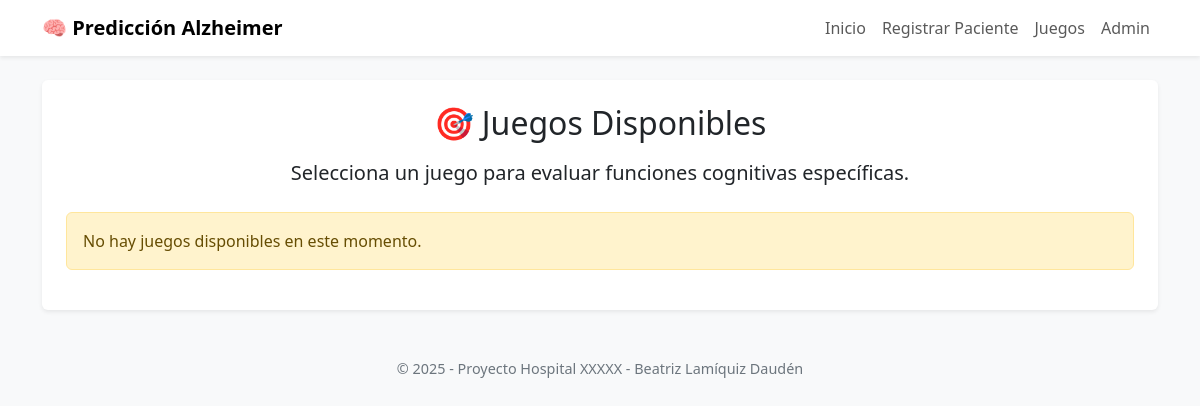
The app's page /games/, older data.
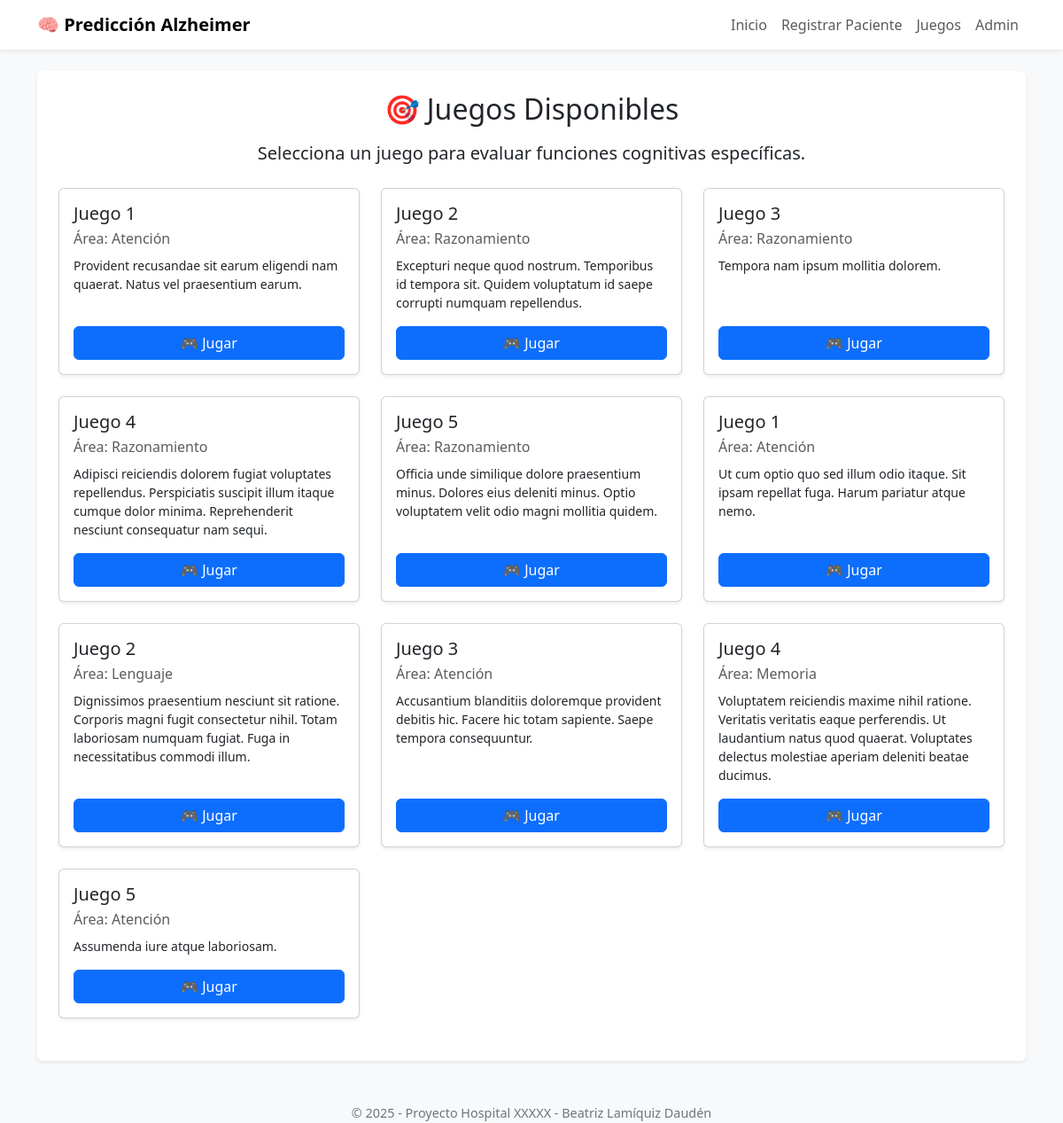
The same page, newer data.
### games/models.py (models this page shows, shortened)
class Game(models.Model):
    COGNITIVE_AREA_CHOICES = [
        ('memoria', 'Memoria'),
        ('atencion', 'Atención'),
        ('lenguaje', 'Lenguaje'),
        ('funcion_ejecutiva', 'Función Ejecutiva'),
        ('razonamiento', 'Razonamiento'),
    ]
    name = models.CharField(max_length=100, verbose_name="Nombre del juego")
    description = models.TextField(verbose_name="Descripción")
    cognitive_area = models.CharField(max_length=20, choices=COGNITIVE_AREA_CHOICES, verbose_name="Área cognitiva")
    instructions = models.TextField(verbose_name="Instrucciones")
    difficulty_level = models.IntegerField(
        default=1,
        validators=[MinValueValidator(1), MaxValueValidator(5)],
        verbose_name="Nivel de dificultad"
    )

### games/views.py (the view)
# urls.py: path('', views.game_list, name='game_list'),
def game_list(request):
    games = Game.objects.all()
    return render(request, 'games/game_list.html', {'games': games})

### templates/games/game_list.html (shortened to what this page needs)
{% extends 'base.html' %}
{% block content %}
  <div class="text-center mb-4">
    <h2 class="mb-3">🎯 Juegos Disponibles</h2>
    <p class="lead">Selecciona un juego para evaluar funciones cognitivas específicas.</p>
  </div>
  {% if games %}
    <div class="row">
      {% for game in games %}
        <div class="col-md-6 col-lg-4 mb-4">
          <div class="card h-100 shadow-sm">
            <div class="card-body d-flex flex-column">
              <h5 class="card-title">{{ game.name }}</h5>
              <p class="card-subtitle mb-2 text-muted">Área: {{ game.get_cognitive_area_display }}</p>
              <p class="card-text small">{{ game.description|truncatewords:25 }}</p>
              <a href="{% url 'games:play_game' game.id %}" class="mt-auto btn btn-primary">🎮 Jugar</a>
            </div>
          </div>
        </div>
      {% endfor %}
    </div>
  {% else %}
    <div class="alert alert-warning" role="alert">
      No hay juegos disponibles en este momento.
    </div>
  {% endif %}
{% endblock %}

Row changes from the older to the newer data that the page shows:
added Game: name "Juego 1", cognitive_area "Atención", description "Provident recusandae sit earum eligendi nam quaerat. Natus vel praesentium earum."
added Game: name "Juego 2", cognitive_area "Razonamiento", description "Excepturi neque quod nostrum. Temporibus id tempora sit. Quidem voluptatum id saepe corrupti numquam repellendus."
added Game: name "Juego 3", cognitive_area "Razonamiento", description "Tempora nam ipsum mollitia dolorem."
added Game: name "Juego 4", cognitive_area "Razonamiento", description "Adipisci reiciendis dolorem fugiat voluptates repellendus. Perspiciatis suscipit illum itaque cumque dolor minima. Reprehenderit nesciunt consequatur nam sequi."
added Game: name "Juego 5", cognitive_area "Razonamiento", description "Officia unde similique dolore praesentium minus. Dolores eius deleniti minus. Optio voluptatem velit odio magni mollitia quidem."
added Game: name "Juego 1", cognitive_area "Atención", description "Ut cum optio quo sed illum odio itaque. Sit ipsam repellat fuga. Harum pariatur atque nemo."
added Game: name "Juego 2", cognitive_area "Lenguaje", description "Dignissimos praesentium nesciunt sit ratione. Corporis magni fugit consectetur nihil. Totam laboriosam numquam fugiat. Fuga in necessitatibus commodi illum."
added Game: name "Juego 3", cognitive_area "Atención", description "Accusantium blanditiis doloremque provident debitis hic. Facere hic totam sapiente. Saepe tempora consequuntur."
added Game: name "Juego 4", cognitive_area "Memoria", description "Voluptatem reiciendis maxime nihil ratione. Veritatis veritatis eaque perferendis. Ut laudantium natus quod quaerat. Voluptates delectus molestiae aperiam deleniti beatae ducimus."
added Game: name "Juego 5", cognitive_area "Atención", description "Assumenda iure atque laboriosam."
Text that changed along with them:
text no longer shown: "No hay juegos disponibles en este momento."
